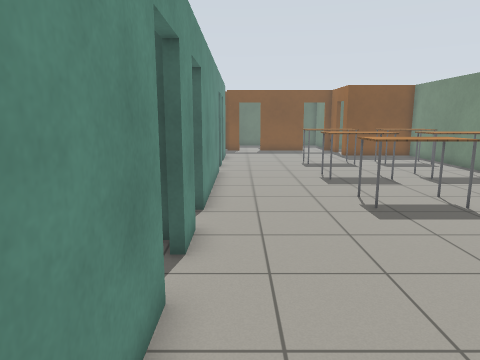
View 1 (above)

24 first-person views from a walk through a Gazebo world. The camera is 1.3 m above the floor, tilts 10° down and sees 70° across. The floor is counted in squares, 0.5 m on a side. Each view is taken from the middle of a square. On the plan, view 1 faces up. The plan holds only what a view shows up to about 20 squares ahead; the rest is blank. Simple patterns stand in for the simulator's built-in surfaces.

View 2
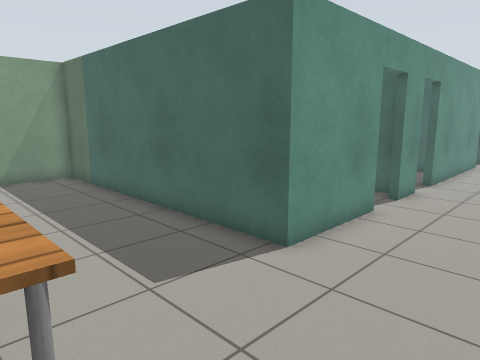

View 3
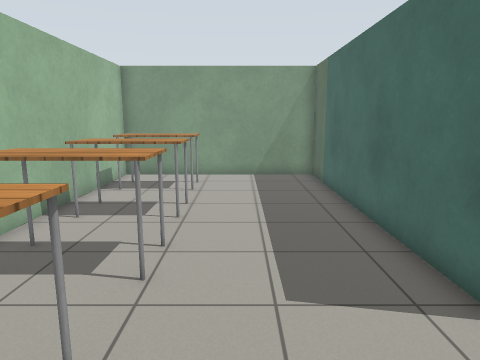

View 4
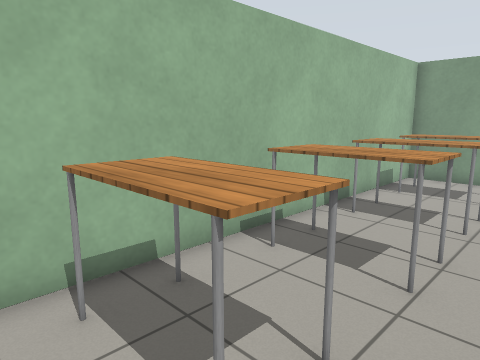

View 5
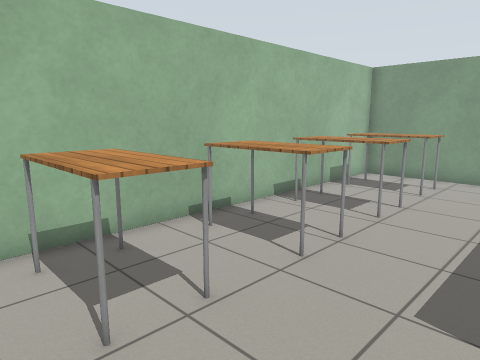

View 6
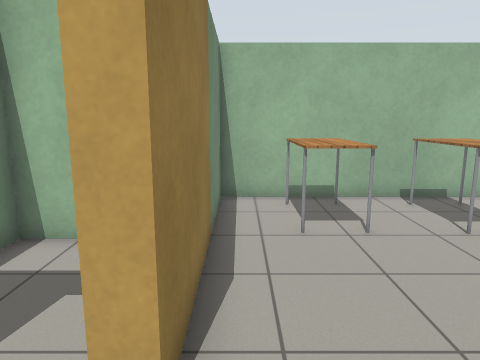

View 7
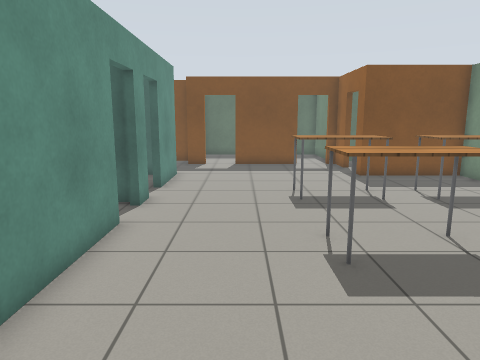

View 8
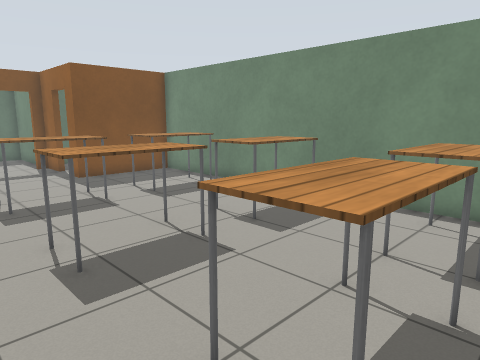

View 9
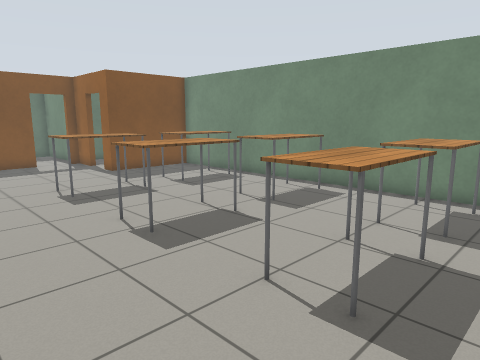

View 10
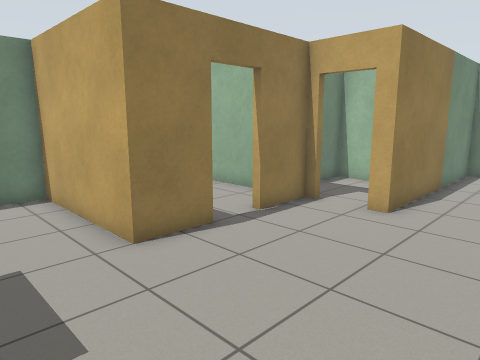

View 11
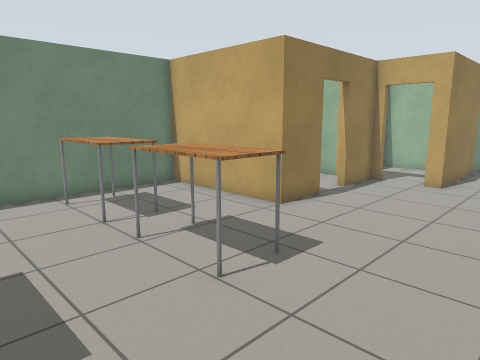

View 12
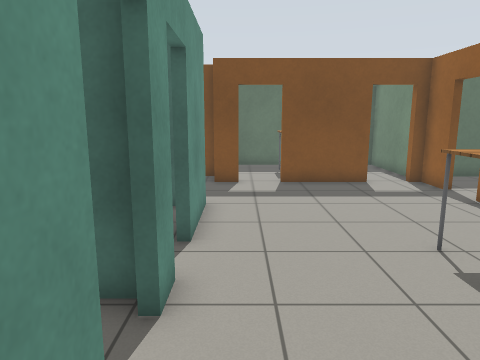

View 13
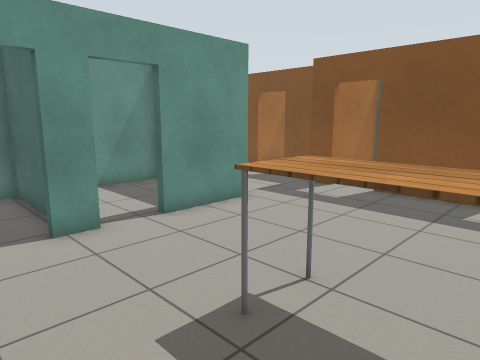

View 14
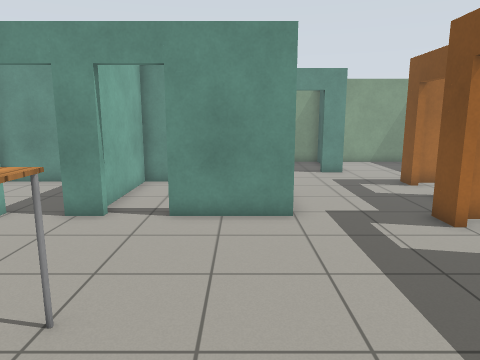

View 15
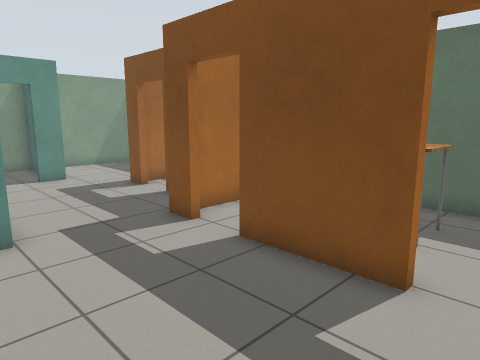

View 16
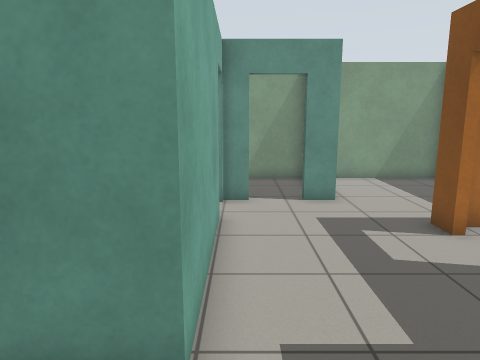

View 17
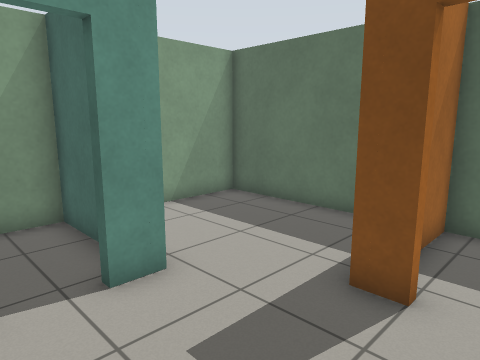

View 18
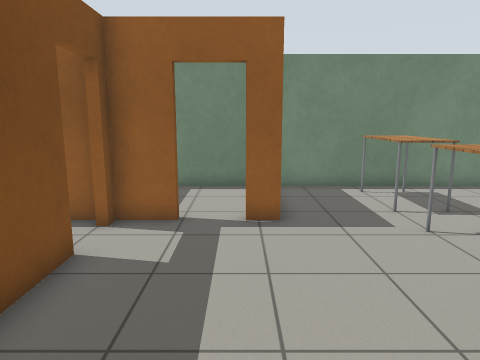

View 19
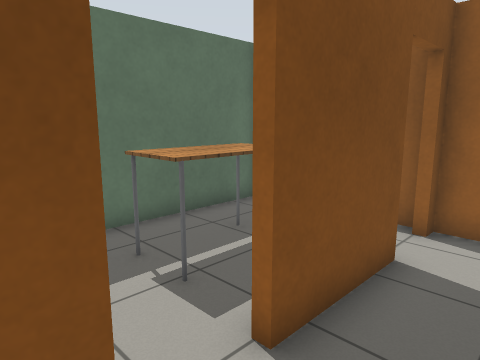

View 20
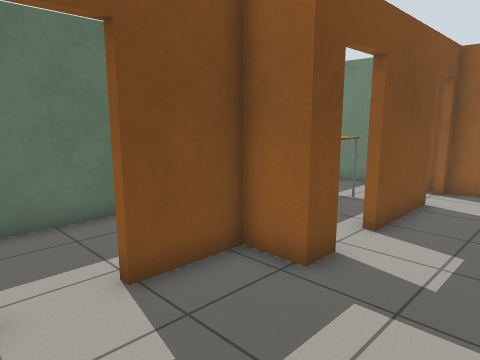

View 21
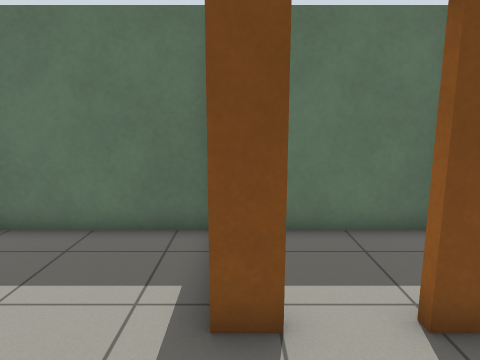

View 22
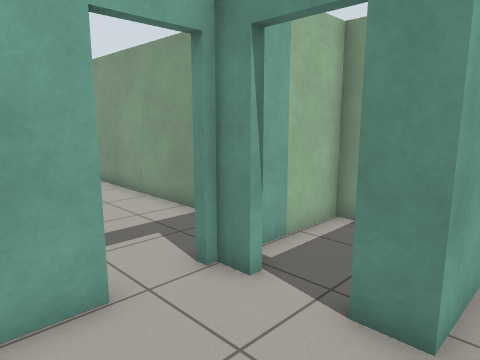

View 23
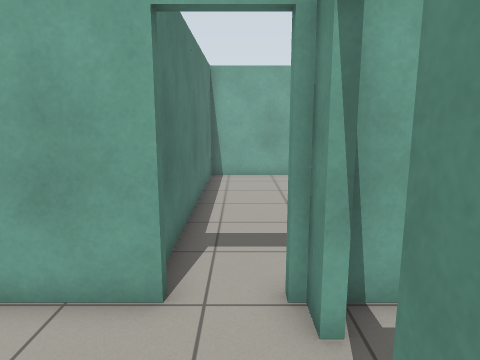

View 24
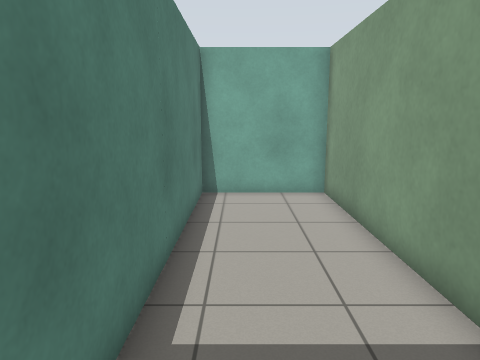

### Floor plan
Points are (right, up) in squares from view 1. A wall is a line through its corners. A room is listed if a view was taken in it or the views show most of it. See-through windows are left out.
Room 1 (views 1, 2, 3, 4, 5)
walls: (-1.1, 0.5) (-13.2, 0.5) (-13.2, -8.4) (3.7, -8.4) (3.7, 0.4)
ways out: opening at (1.5, 0) to room 2
objects: table (-11, -7) to (-10, -5); table (-7, -7) to (-6, -5); table (-4, -7) to (-3, -5); table (0, -7) to (1, -5)
Room 2 (views 6, 7, 8, 9, 10, 11, 12, 13, 14, 15, 16)
walls: (-1.1, 17.5) (-1.1, 9.6); (-1.1, 20.4) (-1.1, 19.1); (-1.1, 8) (-1.1, 6.2); (6.5, 4.4) (6.5, 6.7) (12.4, 6.7) (12.4, 24.9) (7.7, 24.9) (7.7, 25.9); (-1.1, 4.6) (-1.1, 0.5); (-1.1, 25.5) (-1.1, 22); (7.7, 27.6) (7.7, 29.2) (7.2, 29.2); (5.4, 29.2) (1.7, 29.2); (6, 0.4) (6.5, 0.4) (6.5, 2.7); (3.7, 0.4) (4.4, 0.4)
ways out: opening at (1.5, 0) to room 1; opening at (-1, 27) to room 3; open door at (0.5, 29) to room 5; open door at (6.5, 29) to room 5; open door at (-1, 21.5) to room 7; open door at (-1, 18.5) to room 8; open door at (-1, 5.5); open door at (-1, 8.5); open door at (5.5, 0); open door at (7, 3.5); open door at (8, 26.5)
objects: table (4, 10) to (7, 11); table (4, 15) to (7, 16); table (4, 20) to (7, 21); table (9, 10) to (11, 11); table (9, 15) to (11, 16); table (9, 20) to (11, 21)
Room 3 (views 17, 18, 19, 20, 21, 22, 24)
walls: (-5.5, 30.8) (-6.4, 30.8); (-7, 25.5) (-1.1, 25.5); (-9, 29.1) (-9, 28); (-9, 26.3) (-9, 25.4); (0, 29.2) (-1.1, 29.2) (-1.1, 30.8) (-3.8, 30.8)
ways out: opening at (-1, 27) to room 2; opening at (-7.5, 30.5) to room 4; open door at (-7.5, 25) to room 6; open door at (-4.5, 31) to room 9; open door at (-9, 27.5) to room 10
Room 4 (view 23)
walls: (-11.1, 29.1) (-9, 29.1); (-6.6, 34.8) (-13.2, 34.8) (-13.2, 30.2)
ways out: opening at (-7.5, 30.5) to room 3
Room 5 (no view inside)
walls: (7.7, 29.6) (7.7, 34.8) (-0.8, 34.8) (-0.8, 30)
ways out: open door at (0.5, 29) to room 2; open door at (6.5, 29) to room 2
objects: table (2, 32) to (5, 33)
Room 6 (no view inside)
walls: (-11, 22.1) (-11, 13.9) (-6.6, 13.9) (-6.6, 24.4)
ways out: open door at (-7.5, 25) to room 3
Room 7 (no view inside)
walls: (-1.9, 25.1) (-2.5, 25.1); (-6.3, 25.1) (-6.3, 20) (-2.1, 20)
ways out: open door at (-1, 21.5) to room 2
Room 8 (no view inside)
walls: (-6.3, 16.5) (-6.3, 13.9); (-1.5, 19.7) (-6.3, 19.7) (-6.3, 19.1)
ways out: open door at (-1, 18.5) to room 2
Room 9 (no view inside)
walls: (-1.5, 34.8) (-6.1, 34.8) (-6.1, 31.4)
ways out: open door at (-4.5, 31) to room 3
Room 10 (no view inside)
walls: (-11, 28.8) (-13.2, 28.8) (-13.2, 25.5) (-9.5, 25.5)
ways out: open door at (-9, 27.5) to room 3

Positions as (right, up) in squares from view 1, and headings:
1: (0, 0), facing up
2: (3, -5), facing up-left
3: (3, -3), facing left
4: (3, -3), facing down-left
5: (3, -1), facing down-left
6: (3, 3), facing down
7: (2, 9), facing up
8: (2, 9), facing up-right
9: (0, 8), facing up-right
10: (0, 10), facing down-right
11: (0, 15), facing down-right
12: (0, 15), facing up
13: (7, 17), facing up-left
14: (8, 24), facing left
15: (7, 24), facing up-left
16: (2, 26), facing left
17: (-4, 26), facing up-left
18: (-1, 26), facing right
19: (-1, 27), facing up-right
20: (-6, 26), facing up-right
21: (-6, 27), facing up
22: (-5, 30), facing down-left
23: (-8, 30), facing down
24: (-8, 26), facing down
